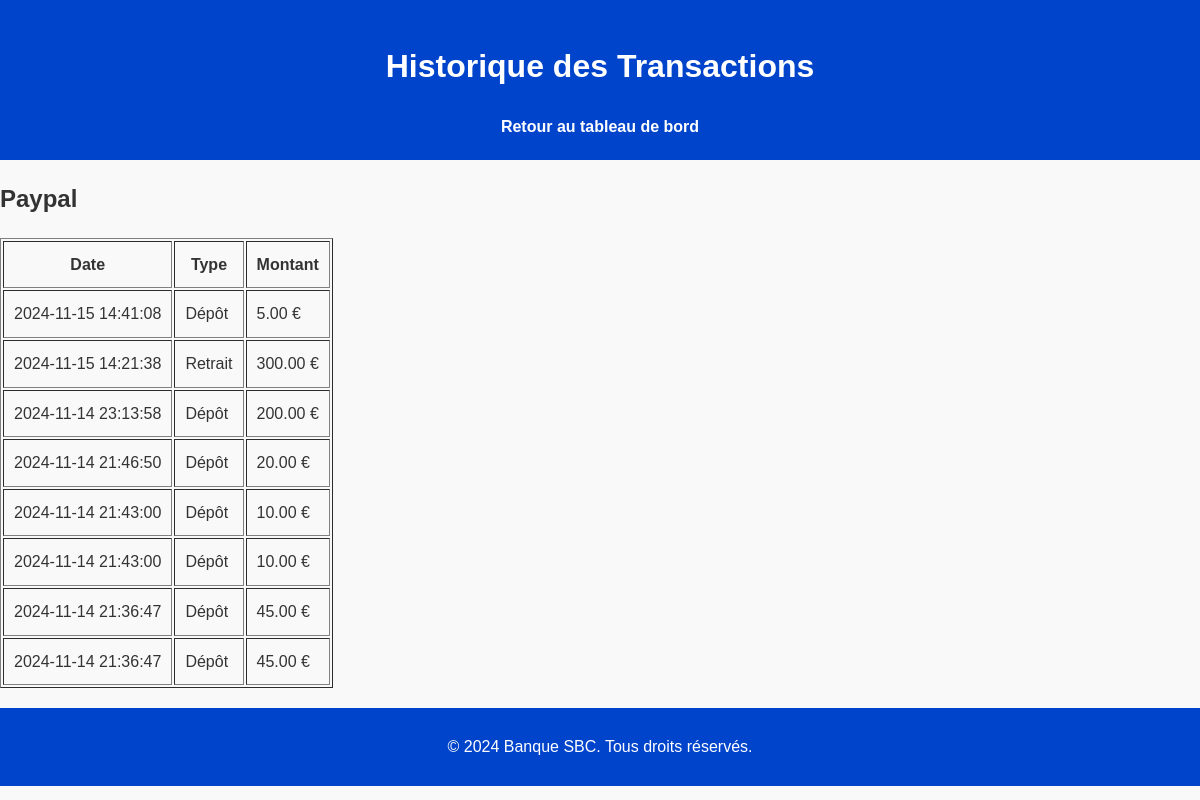
Screenshot of /transactions.php?account_id=4 (signed in) with the database file from the repository.
### tables this page shows
CREATE TABLE `accounts` (
  `id` int(11) NOT NULL,
  `user_id` int(11) NOT NULL,
  `account_name` varchar(100) NOT NULL,
  `account_type` enum('courant','épargne') NOT NULL,
  `balance` decimal(10,2) DEFAULT 0.00,
  `created_at` timestamp NOT NULL DEFAULT current_timestamp()
);

CREATE TABLE `transactions` (
  `id` int(11) NOT NULL,
  `account_id` int(11) NOT NULL,
  `transaction_type` enum('dépôt','retrait') NOT NULL,
  `amount` decimal(10,2) NOT NULL,
  `transaction_date` timestamp NOT NULL DEFAULT current_timestamp()
);

### transactions.php (the view, shortened to what this page needs)
<?php
require 'config/db.php';
if (isset($_GET['account_id'])) {
    $account_id = $_GET['account_id'];
    $user_id = $_SESSION['user_id'];
    $stmt = $conn->prepare("SELECT account_name FROM accounts WHERE id = :account_id AND user_id = :user_id");
    $stmt->execute([':account_id' => $account_id, ':user_id' => $user_id]);
    $account = $stmt->fetch();
    $stmt = $conn->prepare("SELECT * FROM transactions WHERE account_id = :account_id ORDER BY transaction_date DESC");
    $stmt->execute([':account_id' => $account_id]);
    $transactions = $stmt->fetchAll();
} else {
    die("Aucun compte sélectionné.");
}
?>
<!DOCTYPE html>
<html lang="en">
<head>
    <link rel="stylesheet" href="assets/css/styles.css">
</head>
<body>
    <header>
        <h1>Historique des Transactions</h1>
        <nav>
            <a href="dashboard.php">Retour au tableau de bord</a>
        </nav>
    </header>
    <main>
        <h2><?= $account['account_name'] ?></h2>
        <?php if ($transactions): ?>
            <table border="1" cellpadding="10">
                <thead>
                    <tr>
                        <th>Date</th>
                        <th>Type</th>
                        <th>Montant</th>
                    </tr>
                </thead>
                <tbody>
                    <?php foreach ($transactions as $transaction): ?>
                        <tr>
                            <td><?= $transaction['transaction_date'] ?></td>
                            <td><?= ucfirst($transaction['transaction_type']) ?></td>
                            <td><?= number_format($transaction['amount'], 2) ?> €</td>
                        </tr>
                    <?php endforeach; ?>
                </tbody>
            </table>
        <?php else: ?>
            <p>Aucune transaction trouvée pour ce compte.</p>
        <?php endif; ?>
    </main>
    <footer>
        <p>&copy; 2024 Banque SBC. Tous droits réservés.</p>
    </footer>
</body>
</html>

### assets/css/styles.css (style rules this page uses)
body { font-family: Arial, sans-serif; margin: 0; padding: 0; background-color: #f9f9f9; color: #333; line-height: 1.6; }
header { background-color: #0044cc; color: white; padding: 20px; text-align: center; }
header nav a { color: white; text-decoration: none; margin: 0 10px; font-weight: bold; }
footer { background-color: #0044cc; color: white; text-align: center; padding: 10px 0; margin-top: 20px; }

### rows the page displays
accounts: account_name "Paypal"
transactions: transaction_date "2024-11-15 14:41:08", transaction_type "Dépôt", amount "5.00"
transactions: transaction_date "2024-11-15 14:21:38", transaction_type "Retrait", amount "300.00"
transactions: transaction_date "2024-11-14 23:13:58", transaction_type "Dépôt", amount "200.00"
transactions: transaction_date "2024-11-14 21:46:50", transaction_type "Dépôt", amount "20.00"
transactions: transaction_date "2024-11-14 21:43:00", transaction_type "Dépôt", amount "10.00"
transactions: transaction_date "2024-11-14 21:43:00", transaction_type "Dépôt", amount "10.00"
transactions: transaction_date "2024-11-14 21:36:47", transaction_type "Dépôt", amount "45.00"
transactions: transaction_date "2024-11-14 21:36:47", transaction_type "Dépôt", amount "45.00"
